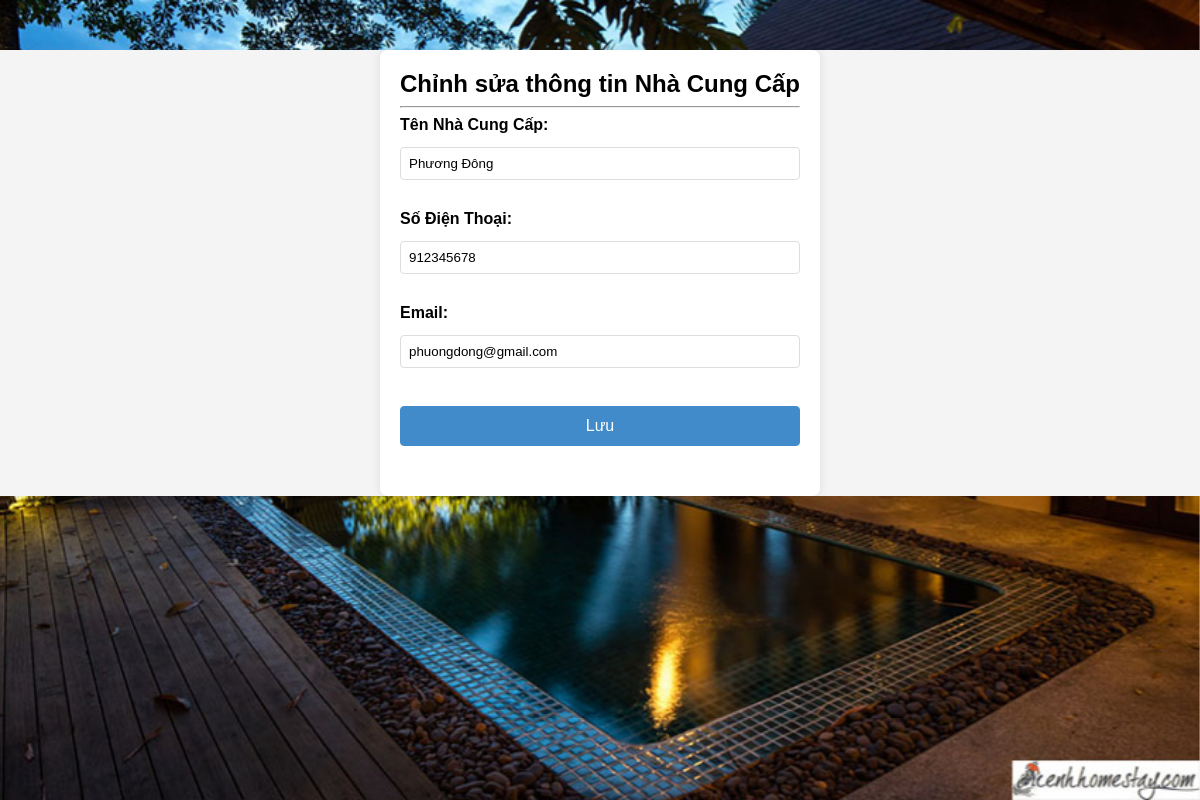
The app's page /admin/edit_ncc.php?id=1 (signed in) with its own data.
### tables this page shows
CREATE TABLE `nhacc` (
  `IDNCC` varchar(10) NOT NULL,
  `TENNCC` varchar(200) NOT NULL,
  `SDT` int(20) NOT NULL,
  `EMAIL` varchar(200) NOT NULL,
  `NGAYTAO` date NOT NULL
);

### admin/edit_ncc.php (the view, shortened to what this page needs)
<?php
include('db.php');
if (isset($_GET['id'])) {
    $id = $_GET['id'];
    $query = "SELECT * FROM nhacc WHERE IDNCC = $id";
    $result = mysqli_query($con, $query);
    if (mysqli_num_rows($result) == 1) {
        $row = mysqli_fetch_assoc($result);
        ?>
        <!DOCTYPE html>
        <html lang="en">
        <head>
            <link rel="stylesheet" href="style.css">
        </head>
        <body>
            <div class="container">
            <img src="imag/nen.jpg" class="hinhnen">
                <h2>Chỉnh sửa thông tin Nhà Cung Cấp</h2>
                <hr>
                <form action="update_ncc.php" method="POST">
                    <div class="form-group">
                        <label for="tenncc">Tên Nhà Cung Cấp:</label>
                        <input type="text" name="tenncc" value="<?php echo $row['TENNCC']; ?>">
                    </div>
                    <div class="form-group">
                        <label for="sdt">Số Điện Thoại:</label>
                        <input type="text" name="sdt" value="<?php echo $row['SDT']; ?>">
                    </div>
                    <div class="form-group">
                        <label for="email">Email:</label>
                        <input type="text" name="email" value="<?php echo $row['EMAIL']; ?>">
                    </div>
                    <div class="form-group">
                        <input type="submit" value="Lưu" name="save">
                    </div>
                </form>
            </div>
        </body>
        </html>
        <?php
    } else {
        echo "Record not found.";
    }
} else {
    echo "Invalid request.";
}
?>

### admin/assets/css/style.css (style rules this page uses)
html, body { margin:0; font-size: 100%; font-family: 'Lato', sans-serif; background: #fff; }
input[type="button"],input[type="submit"] { transition:0.5s all; -webkit-transition:0.5s all; -moz-transition:0.5s all; -o-transition:0.5s all; -ms-transition:0.5s all; }
h1,h2,h3,h4,h5,h6 { margin:0; font-family: 'Federo', sans-serif; font-weight: 600; }
label { margin:0; }

### admin/edit_ncc.php (style rules this page uses)
body { font-family: Arial, sans-serif; background-color: #f4f4f4; margin: 0; }
.hinhnen { position: fixed; top: 0; left: 0; width: 100%; height: 100%; z-index: -1; }
.container { max-width: 400px; margin: 50px auto; background-color: #fff; padding: 20px; border-radius: 8px; box-shadow: 0 0 10px rgba(0, 0, 0, 0.1); }
h2 { text-align: center; }
.form-group { margin-bottom: 15px; }
label { display: block; font-weight: bold; margin-bottom: 5px; }
input { width: 100%; padding: 8px; margin-top: 8px; margin-bottom: 15px; border: 1px solid #ddd; border-radius: 4px; box-sizing: border-box; }
input[type="submit"] { background-color: #428bca; color: white; padding: 10px 20px; border: 1px solid #428bca; border-radius: 4px; cursor: pointer; font-size: 16px; }

### records on screen
nhacc: tenncc "Phương Đông", sdt "912345678", email "phuongdong@gmail.com"
